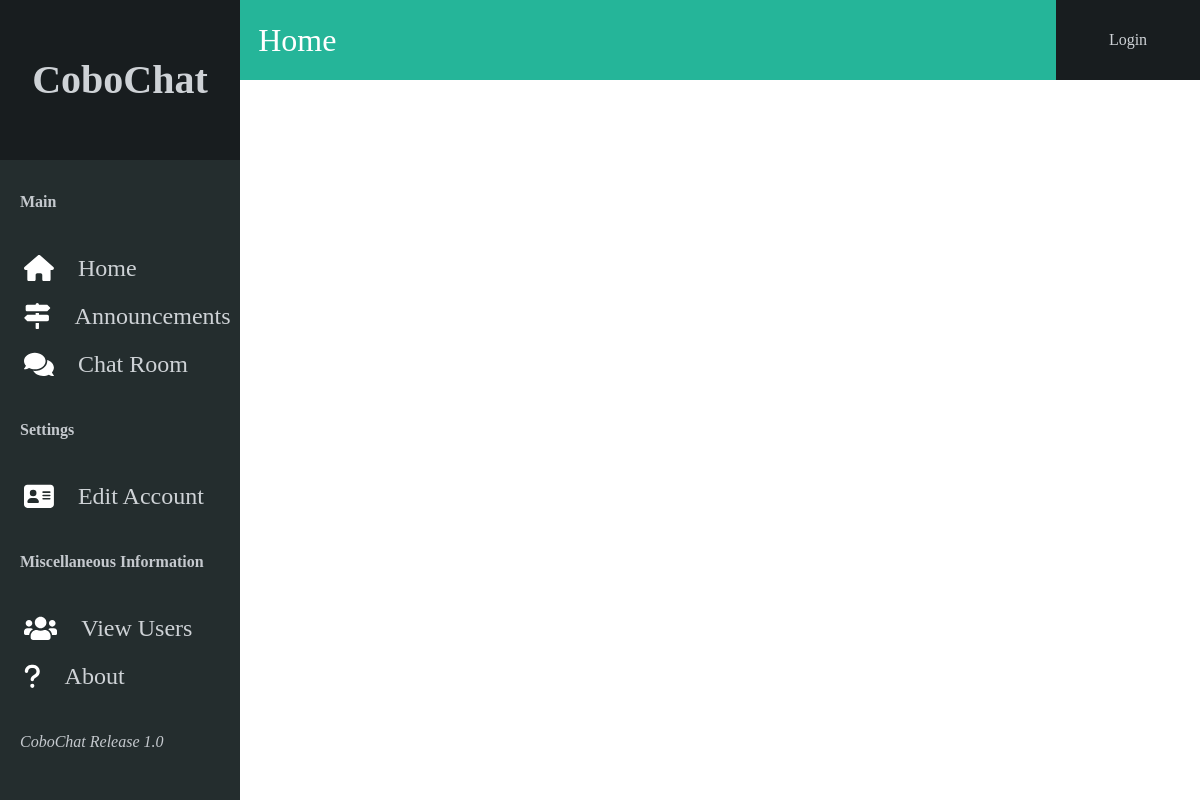
Page /home on the earlier database version.
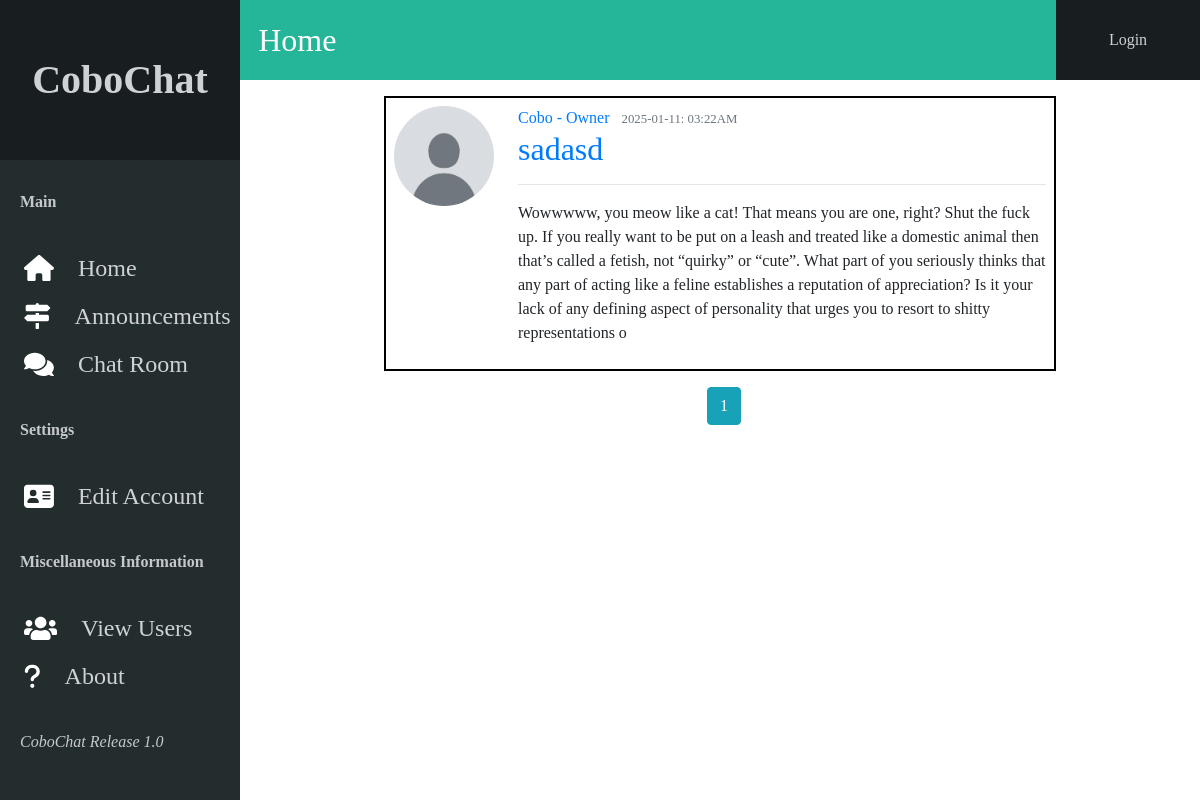
Same page on the later database version.
### cobochat/models.py (models this page shows, shortened)
class Post(db.Model):
    id = db.Column(db.Integer, primary_key=True)
    title = db.Column(db.String(100), nullable=False)
    date_posted = db.Column(db.DateTime, nullable=False, default=datetime.utcnow)
    content = db.Column(db.Text(1000), nullable=False)
    user_id = db.Column(db.Integer, db.ForeignKey('user.id')) # removed a nullable=False argument to allow for deletion of users but may cause bugs idk

class User(db.Model, UserMixin):
    id = db.Column(db.Integer, primary_key=True)
    username = db.Column(db.String(20), unique=True, nullable=False)
    full_name = db.Column(db.String(20), nullable=False)
    image_file = db.Column(db.String(20), nullable=False, default='default.jpg')
    password = db.Column(db.String(100), nullable=False)
    account_type = db.Column(db.String, nullable=False)
    bio = db.Column(db.Text)
    posts = db.relationship('Post', backref='author', lazy=True)
    announcements = db.relationship('Announcement', backref='author', lazy=True)

### cobochat/routes.py (the view)
@app.route("/")
@app.route("/home")
def home():
    page = request.args.get('page', 1, type=int)
    posts = Post.query.order_by(Post.date_posted.desc()).paginate(page=page, per_page=5)
    return render_template('home.html', title='Home', posts=posts)

### cobochat/templates/home.html
{% extends "layout.html" %}
{% block content %}
    {% for post in posts.items %}
        <article class="media content-section loginContainer">
          <img class="rounded-circle article-img" src="{{ url_for('static', filename='profile_pics/' + post.author.image_file) }}">
          <div class="media-body ml-4">
            <div class="article-metadata">
              <a class="mr-2" href="{{ url_for('user_posts', username=post.author.username) }}">{{ post.author.username }} - {{ post.author.account_type }}</a>
              <small class="text-muted">{{ post.date_posted.strftime('%Y-%m-%d: %I:%M%p') }}</small>
            </div>
            <h2><a class="article-title" href="{{ url_for('post', post_id = post.id) }}">{{ post.title }}</a></h2>
            <hr>
            <p class="article-content normalFont">{{ post.content }}</p>
          </div>
        </article>
    {% endfor %}
    <div class="paginationContainer">
      {% for page_num in posts.iter_pages(left_edge=1, right_edge=1, left_current=1, right_current=2) %}
          {% if page_num %}
            {% if posts.page == page_num %}
              <a class="btn btn-info mb-4 ml-2" href="{{ url_for('home', page=page_num) }}">{{ page_num }}</a>
            {% else %}
              <a class="btn btn-outline-info mb-4 ml-2" href="{{ url_for('home', page=page_num) }}">{{ page_num }}</a>
            {% endif %}
          {% else %}
            ...
          {% endif %}
      {% endfor %}
    </div>
{% endblock content %}

Differences in the rows shown:
added Post: image_file (placeholder picture), author.username "Cobo", author.account_type "Owner", date_posted "2025-01-11: 03:22AM", title "sadasd", content "Wowwwww, you meow like a cat! That means you are one, right? Shut the fuck up. If you really want to be put on a leash and treated like a domestic animal then that’s called a fetish, not “quirky” or “cute”. What part of you seriously thinks that any part of acting like a feline establishes a reputation of appreciation? Is it your lack of any defining aspect of personality that urges you to resort to shitty representations o"
Other differences:
new list line: "1"
